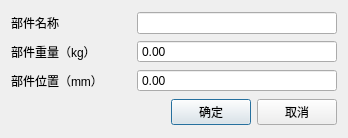
<?xml version="1.0" encoding="UTF-8"?>
<ui version="4.0">
 <class>Dialog</class>
 <widget class="QDialog" name="Dialog">
  <property name="geometry">
   <rect>
    <x>0</x>
    <y>0</y>
    <width>348</width>
    <height>138</height>
   </rect>
  </property>
  <property name="windowTitle">
   <string>Dialog</string>
  </property>
  <layout class="QVBoxLayout" name="verticalLayout">
   <item>
    <layout class="QGridLayout" name="gridLayout">
     <item row="0" column="0">
      <widget class="QLabel" name="label_unit_name">
       <property name="minimumSize">
        <size>
         <width>120</width>
         <height>0</height>
        </size>
       </property>
       <property name="maximumSize">
        <size>
         <width>120</width>
         <height>16777215</height>
        </size>
       </property>
       <property name="text">
        <string>部件名称</string>
       </property>
      </widget>
     </item>
     <item row="0" column="1">
      <widget class="QLineEdit" name="line_edit_unit_name"/>
     </item>
     <item row="1" column="0">
      <widget class="QLabel" name="label_unit_weigh">
       <property name="minimumSize">
        <size>
         <width>120</width>
         <height>0</height>
        </size>
       </property>
       <property name="maximumSize">
        <size>
         <width>120</width>
         <height>16777215</height>
        </size>
       </property>
       <property name="text">
        <string>部件重量（kg）</string>
       </property>
      </widget>
     </item>
     <item row="1" column="1">
      <widget class="QDoubleSpinBox" name="double_spin_box_unit_weigh">
       <property name="buttonSymbols">
        <enum>QAbstractSpinBox::NoButtons</enum>
       </property>
       <property name="maximum">
        <double>20000.000000000000000</double>
       </property>
       <property name="singleStep">
        <double>0.010000000000000</double>
       </property>
      </widget>
     </item>
     <item row="2" column="0">
      <widget class="QLabel" name="label_unit_loc">
       <property name="minimumSize">
        <size>
         <width>120</width>
         <height>0</height>
        </size>
       </property>
       <property name="maximumSize">
        <size>
         <width>120</width>
         <height>16777215</height>
        </size>
       </property>
       <property name="text">
        <string>部件位置（mm）</string>
       </property>
      </widget>
     </item>
     <item row="2" column="1">
      <widget class="QDoubleSpinBox" name="double_spin_box_unit_loc">
       <property name="buttonSymbols">
        <enum>QAbstractSpinBox::NoButtons</enum>
       </property>
       <property name="maximum">
        <double>20000.000000000000000</double>
       </property>
       <property name="singleStep">
        <double>0.010000000000000</double>
       </property>
      </widget>
     </item>
    </layout>
   </item>
   <item>
    <layout class="QHBoxLayout" name="horizontalLayout">
     <item>
      <spacer name="h_spacer">
       <property name="orientation">
        <enum>Qt::Horizontal</enum>
       </property>
       <property name="sizeHint" stdset="0">
        <size>
         <width>40</width>
         <height>20</height>
        </size>
       </property>
      </spacer>
     </item>
     <item>
      <widget class="QPushButton" name="btn_confirm">
       <property name="text">
        <string>确定</string>
       </property>
      </widget>
     </item>
     <item>
      <widget class="QPushButton" name="btn_cancel">
       <property name="text">
        <string>取消</string>
       </property>
      </widget>
     </item>
    </layout>
   </item>
  </layout>
 </widget>
 <resources/>
 <connections/>
</ui>
